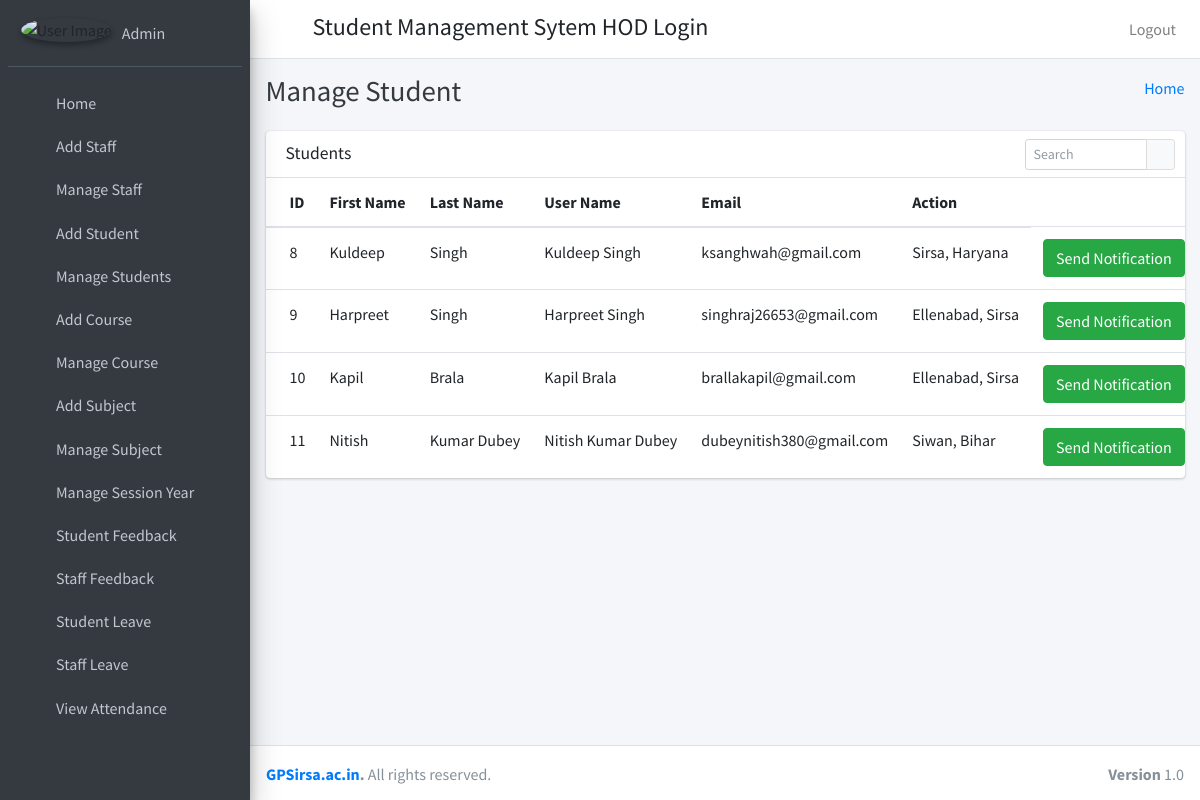
Page /admin_send_notification_student (signed in) on the committed database.
### student_management_app/models.py (models this page shows)
class CustomUser(AbstractUser):
    user_type_data=((1,"HOD"),(2,"Staff"),(3,"Student"))
    user_type=models.CharField(default=1,choices=user_type_data,max_length=10)

class Students(models.Model):
    id=models.AutoField(primary_key=True)
    admin=models.OneToOneField(CustomUser,on_delete=models.CASCADE)
    gender=models.CharField(max_length=255)
    profile_pic=models.FileField()
    address=models.TextField()
    course_id=models.ForeignKey(Courses,on_delete=models.DO_NOTHING)
    session_year_id=models.ForeignKey(SessionYearModel,on_delete=models.CASCADE)
    created_at=models.DateTimeField(auto_now_add=True)
    updated_at=models.DateTimeField(auto_now_add=True)
    fcm_token=models.TextField(default="")
    objects = models.Manager()

### student_management_app/HodViews.py (the view)
# urls.py: path('admin_send_notification_student', HodViews.admin_send_notification_student,name="admin_send_notification_student"),
def admin_send_notification_student(request):
    students=Students.objects.all()
    return render(request,"hod_template/student_notification.html",{"students":students})

### student_management_app/templates/hod_template/student_notification.html (shortened to what this page needs)
{% extends 'hod_template/base_template.html' %}
{% block page_title %}
Manage Student
{% endblock page_title %}
{% block main_content %}
    <section class="content">
      <div class="container-fluid">
           <div class="row">
          <div class="col-12">
            <div class="card">
              <div class="card-header">
                <h3 class="card-title">Students</h3>
                <div class="card-tools">
                  <div class="input-group input-group-sm" style="width: 150px;">
                    <input type="text" name="table_search" class="form-control float-right" placeholder="Search">
                    <div class="input-group-append">
                      <button type="submit" class="btn btn-default"><i class="fas fa-search"></i></button>
                    </div>
                  </div>
                </div>
              </div>
              <div class="card-body table-responsive p-0">
                <table class="table table-hover text-nowrap">
                  <thead>
                    <tr>
                      <th>ID</th>
                      <th>First Name</th>
                      <th>Last Name</th>
                      <th>User Name</th>
                      <th>Email</th>
                      <th>Action</th>
                    </tr>
                  </thead>
                  <tbody>
                  {% for student in students %}
                    <tr>
                      <td>{{ student.admin.id }}</td>
                      <td>{{ student.admin.first_name }}</td>
                      <td>{{ student.admin.last_name }}</td>
                      <td>{{ student.admin.username }}</td>
                      <td>{{ student.admin.email }}</td>
                      <td>{{ student.address }}</td>
                      <td><a href="#" class="btn btn-success show_notification" data-toggle="modal" data-target="#myModal">Send Notification</a></td>
                    </tr>
                  {% endfor %}
                  </tbody>
                </table>
              </div>
            </div>
          </div>
        </div>
      </div>
    </section>
{% endblock main_content %}

### student_management_app/templates/hod_template/sidebar_template.html (shortened to what this page needs)
{% load static %}
  <aside class="main-sidebar sidebar-dark-primary elevation-4">
    <div class="sidebar">
      <div class="user-panel mt-3 pb-3 mb-3 d-flex">
        <div class="image">
          <img src="{% static "dist/img/user1-128x128.jpg" %}" class="img-circle elevation-2" alt="User Image">
        </div>
        <div class="info">
          <a href="{% url 'admin_profile' %}" class="d-block">{{ user.username }}</a>
        </div>
      </div>
      <nav class="mt-2">
        <ul class="nav nav-pills nav-sidebar flex-column" data-widget="treeview" role="menu" data-accordion="false">
          <li class="nav-item">
            {% url 'admin_home' as admin_home %}
            <a href="{{ admin_home }}" class="nav-link {% if request.path == admin_home %} active {% endif %}">
              <i class="nav-icon fas fa-th"></i>
              <p>
                Home
              </p>
            </a>
          </li>
          <li class="nav-item">
            {% url 'add_staff' as add_staff %}
            <a href="{{ add_staff }}" class="nav-link {% if request.path == add_staff %} active {% endif %}">
              <i class="nav-icon fas fa-th"></i>
              <p>
                Add Staff
              </p>
            </a>
          </li>
           <li class="nav-item">
              {% url 'manage_staff' as manage_staff %}
            {% url 'edit_staff' staff_id=id as edit_staff %}
            <a href="{% url 'manage_staff' %}" class="nav-link {% if request.path == manage_staff %} active {% endif %} {% if request.path == edit_staff %} active {% endif %}">
              <i class="nav-icon fas fa-th"></i>
              <p>
                Manage Staff
              </p>
            </a>
          </li>
          <li class="nav-item">
              {% url 'add_student' as add_student %}
            <a href="{% url 'add_student' %}" class="nav-link {% if request.path == add_student %} active {% endif %}">
              <i class="nav-icon fas fa-th"></i>
              <p>
                Add Student
              </p>
            </a>
          </li>
          <li class="nav-item">
              {% url 'manage_student' as manage_student %}
              {% url 'edit_student' student_id=id as edit_student %}
            <a href="{% url 'manage_student' %}" class="nav-link {% if request.path == manage_student %} active {% endif %} {% if request.path == edit_student %} active {% endif %}">
              <i class="nav-icon fas fa-th"></i>
              <p>
                Manage Students
              </p>
            </a>
          </li>
          <li class="nav-item">
            {% url 'add_course' as add_course %}
            <a href="{% url 'add_course' %}" class="nav-link {% if request.path == add_course %} active {% endif %}">
              <i class="nav-icon fas fa-th"></i>
              <p>
                Add Course
              </p>
            </a>
          </li>
          <li class="nav-item">
            {% url 'manage_course' as manage_course %}
              {% url 'edit_course' course_id=id as edit_course %}
            <a href="{% url 'manage_course' %}" class="nav-link {% if request.path == manage_course %} active {% endif %} {% if request.path == edit_course %} active {% endif %}">
              <i class="nav-icon fas fa-th"></i>
              <p>
                Manage Course
              </p>
            </a>
          </li>
          <li class="nav-item">
            {% url 'add_subject' as add_subject %}
            <a href="{% url 'add_subject' %}" class="nav-link {% if request.path == add_subject %} active {% endif %}">
              <i class="nav-icon fas fa-th"></i>
              <p>
                Add Subject
              </p>
            </a>
          </li>
          <li class="nav-item">
            {% url 'manage_subject' as manage_subject %}
            {% url 'edit_subject' subject_id=id as edit_subject %}
            <a href="{% url 'manage_subject' %}" class="nav-link {% if request.path == manage_subject %} active {% endif %} {% if request.path == edit_subject %} active {% endif %} ">
              <i class="nav-icon fas fa-th"></i>
              <p>
                Manage Subject
              </p>
            </a>
          </li>
          <li class="nav-item">
            {% url 'manage_session' as manage_session %}
            <a href="{% url 'manage_session' %}" class="nav-link {% if request.path == manage_session %} active {% endif %} ">
              <i class="nav-icon fas fa-th"></i>
              <p>
                Manage Session Year
              </p>
            </a>
          </li>
           <li class="nav-item">
             {% url 'student_feedback_message' as student_feedback_message %}
            <a href="{% url 'student_feedback_message' %}" class="nav-link {% if request.path == student_feedback_message %} active {% endif %}">
              <i class="nav-icon fas fa-th"></i>
              <p>
                Student Feedback
              </p>
            </a>
          </li>
           <li class="nav-item">
               {% url 'staff_feedback_message' as staff_feedback_message %}
            <a href="{% url 'staff_feedback_message' %}" class="nav-link {% if request.path == staff_feedback_message %} active {% endif %}">
              <i class="nav-icon fas fa-th"></i>
              <p>
                Staff Feedback
              </p>
            </a>
          </li>
           <li class="nav-item">
               {% url 'student_leave_view' as student_leave_view %}
            <a href="{% url 'student_leave_view' %}" class="nav-link {% if request.path == student_leave_view %} active {% endif %}">
              <i class="nav-icon fas fa-th"></i>
              <p>
                Student Leave
              </p>
            </a>
          </li>
            <li class="nav-item">
                 {% url 'staff_leave_view' as staff_leave_view %}
            <a href="{% url 'staff_leave_view' %}" class="nav-link {% if request.path == staff_leave_view %} active {% endif %}">
              <i class="nav-icon fas fa-th"></i>
              <p>
                Staff Leave
              </p>
            </a>
          </li>
          <li class="nav-item">
            {% url 'admin_view_attendance' as admin_view_attendance %}
             <a href="{% url 'admin_view_attendance' %}" class="nav-link {% if request.path == admin_view_attendance %} active {% endif %}">
              <i class="nav-icon fas fa-th"></i>
              <p>
                View Attendance
              </p>
            </a>
          </li>
          <li class="nav-item">
            {% url 'admin_send_notification_staff' as admin_send_notification_staff %}
             <a href="{% url 'admin_send_notification_staff' %}" class="nav-link {% if request.path == admin_send_notification_staff %} active {% endif %}">
            </a>
          </li>
        </ul>
      </nav>
    </div>
  </aside>

### rows in the picture
CustomUser: username "Admin"
Students: admin.id "8", admin.first_name "Kuldeep", admin.last_name "Singh", admin.username "Kuldeep Singh", admin.email "ksanghwah@gmail.com", address "Sirsa, Haryana"
Students: admin.id "9", admin.first_name "Harpreet", admin.last_name "Singh", admin.username "Harpreet Singh", admin.email "singhraj26653@gmail.com", address "Ellenabad, Sirsa"
Students: admin.id "10", admin.first_name "Kapil", admin.last_name "Brala", admin.username "Kapil Brala", admin.email "brallakapil@gmail.com", address "Ellenabad, Sirsa"
Students: admin.id "11", admin.first_name "Nitish", admin.last_name "Kumar Dubey", admin.username "Nitish Kumar Dubey", admin.email "dubeynitish380@gmail.com", address "Siwan, Bihar"
